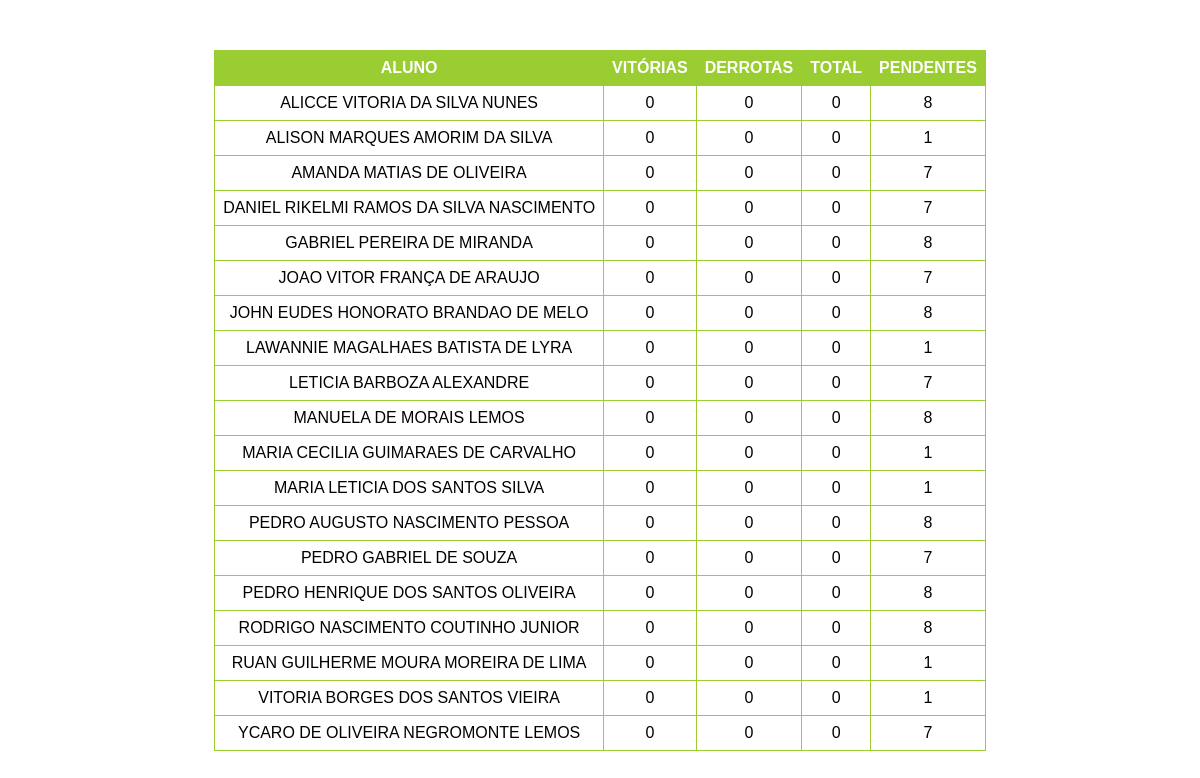
/boss/3ºC, run on an earlier commit of the app's database.
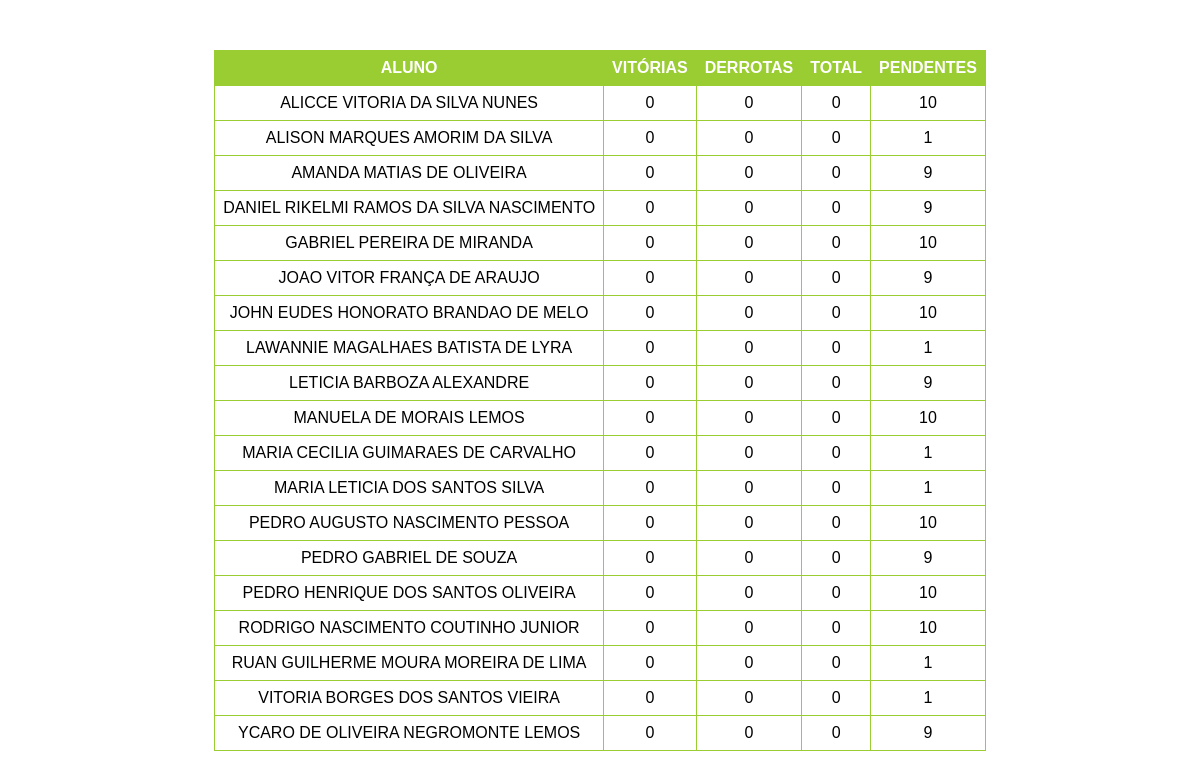
And on a later commit of the database.
### main.py (models this page shows)
class Terceiro_C(db.Model):
    __tablename__ = 'Terceiro_C'

### main.py (the view)
@app.route('/boss/<class_id>', methods=['GET', 'POST'])
def lista_boss(class_id):
    turma_selecionada = selecionar_turma(class_id)
    lista_alunos = db.session.query(turma_selecionada.nome, turma_selecionada.coroa_ouro,
                                    turma_selecionada.coroa_prata, turma_selecionada.coroa_bronze,
                                    turma_selecionada.boss_vitoria, turma_selecionada.boss_total).order_by(
        turma_selecionada.nome)
    lista_turma = []
    for estudante in lista_alunos:
        coroas = sum(estudante[1:4])
        if coroas == 0:
            pass
        else:
            nome = estudante[0]
            boss_vitorias = estudante[4]
            boss_total = estudante[5]
            lista_estudante = [nome, coroas, boss_vitorias, boss_total]
            lista_turma.append(lista_estudante)
    return render_template("boss.html", estudantes=lista_turma)

### main.py (called while the page is built)
def selecionar_turma(valor):
    if valor == 'a' or valor == '3ºA':
        return lista_turmas_db[0]
    elif valor == 'b' or valor == '3ºB':
        return lista_turmas_db[1]
    elif valor == 'c' or valor == '3ºC':
        return lista_turmas_db[2]
    elif valor == 'd' or valor == '1ºD':
        return lista_turmas_db[3]

### templates/boss.html (shortened to what this page needs)
<!DOCTYPE html>
<html lang="en">
<head>
    <link rel="stylesheet" href="/static/styles.css">
</head>
<body>
<div class="menu">
    <table>
        <tr>
            <th>ALUNO</th>
            <th>VITÓRIAS</th>
            <th>DERROTAS</th>
            <th>TOTAL</th>
            <th>PENDENTES</th>
        </tr>
        {% for estudante in estudantes %}
        <tr>
            <td>{{ estudante[0] }}</td>
            <td>{{ estudante[2] }}</td>
            <td>{{ estudante[3] - estudante[2] }}</td>
            <td>{{ estudante[3] }}</td>
            <td>{{ estudante[1] - estudante[3] }}</td>
        </tr>
        {% endfor %}
    </table>
</div>
</body>
</html>

What changed in the data, as far as the page shows it:
changed Terceiro_C "ALICCE VITORIA DA SILVA NUNES": estudante "8" → "10"
changed Terceiro_C "AMANDA MATIAS DE OLIVEIRA": estudante[1]-estudante[3] "7" → "9"
changed Terceiro_C "DANIEL RIKELMI RAMOS DA SILVA NASCIMENTO": estudante[1]-estudante[3] "7" → "9"
changed Terceiro_C "GABRIEL PEREIRA DE MIRANDA": estudante "8" → "10"
changed Terceiro_C "JOAO VITOR FRANÇA DE ARAUJO": estudante[1]-estudante[3] "7" → "9"
changed Terceiro_C "JOHN EUDES HONORATO BRANDAO DE MELO": estudante[1]-estudante[3] "8" → "10"
changed Terceiro_C "LETICIA BARBOZA ALEXANDRE": estudante[1]-estudante[3] "7" → "9"
changed Terceiro_C "MANUELA DE MORAIS LEMOS": estudante[1]-estudante[3] "8" → "10"
changed Terceiro_C "PEDRO AUGUSTO NASCIMENTO PESSOA": estudante[1]-estudante[3] "8" → "10"
changed Terceiro_C "PEDRO GABRIEL DE SOUZA": estudante "7" → "9"
changed Terceiro_C "PEDRO HENRIQUE DOS SANTOS OLIVEIRA": estudante[1]-estudante[3] "8" → "10"
changed Terceiro_C "RODRIGO NASCIMENTO COUTINHO JUNIOR": estudante[1]-estudante[3] "8" → "10"
changed Terceiro_C "YCARO DE OLIVEIRA NEGROMONTE LEMOS": estudante[1]-estudante[3] "7" → "9"
